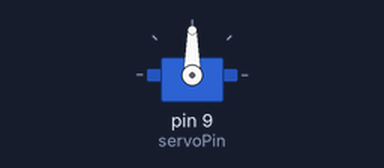
A sketch run on a simulated Arduino Uno, built with avr-gcc and run on an emulated ATmega328P. On the bench: servo.

Above: at 0.05 s.
At 1.35 s:
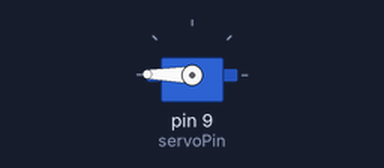
At 2.7 s:
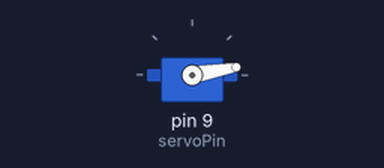
At 5.35 s:
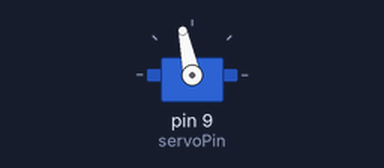
Timing chart, 0 to 7.1 s (numbered marks = the images above):
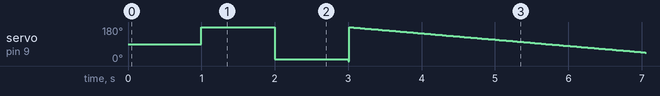

The sketch:

ServoExample.ino
```cpp
#include <Servo.h> //importerer Servobibliotek
#define servoPin 9 //Definerer hvilken

Servo myservo; //Kaller servoen vår myservo

int angle = 0; //Variabel kalt angle

void setup() {
  myservo.attach(servoPin); //Kobler servoPin 9 til myservo

}

void loop() {
  //Sender ulike vinkler til servoen
  myservo.write(90);
  delay(1000);
  myservo.write(179);
  delay(1000);
  myservo.write(10);
  delay(1000);

  //Sweep fra 0 til 179 grader:
  for (angle = 0; angle <= 179; angle += 1) {
    myservo.write(angle);
    delay(15);

  //Tilbake fra 179 til 0 grader:
  for (angle = 179; angle >= 0; angle -= 1) {
    myservo.write(angle);
    delay(30);
  }

  }
delay(1000);
}
```
